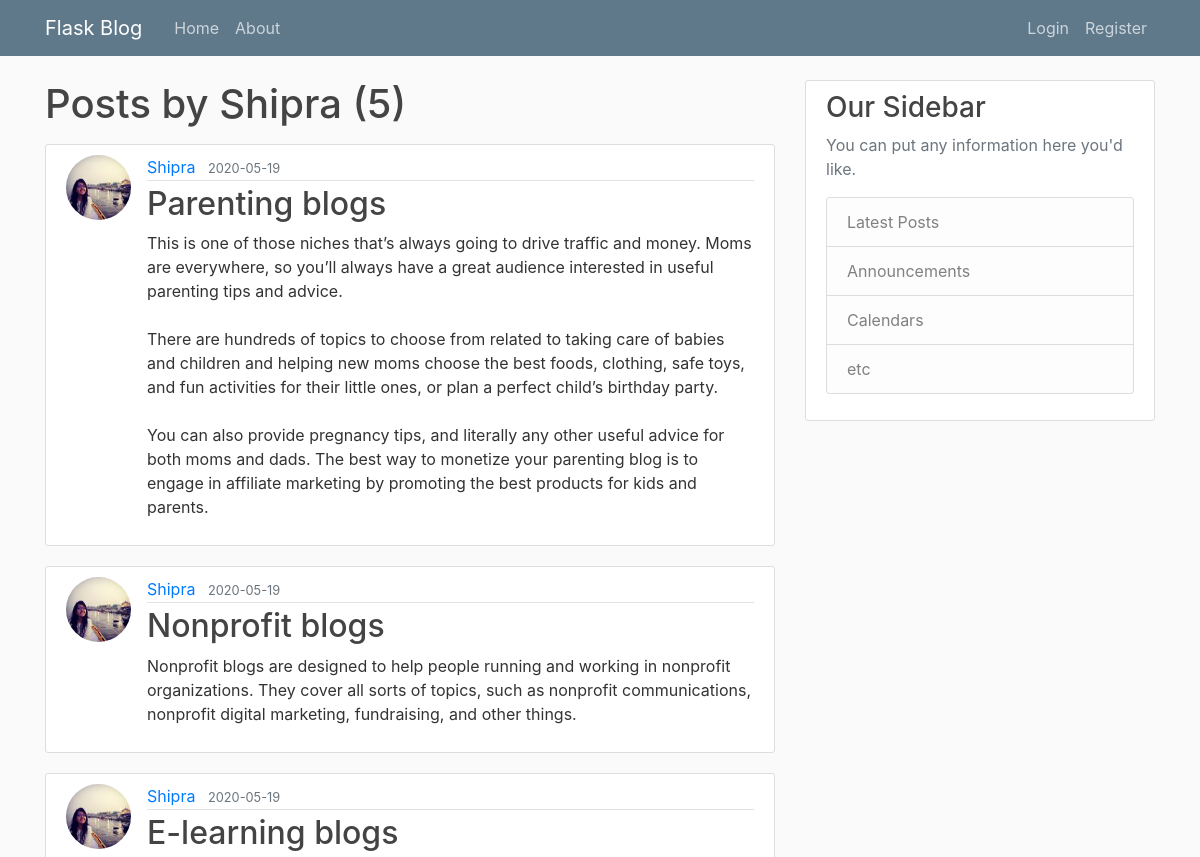
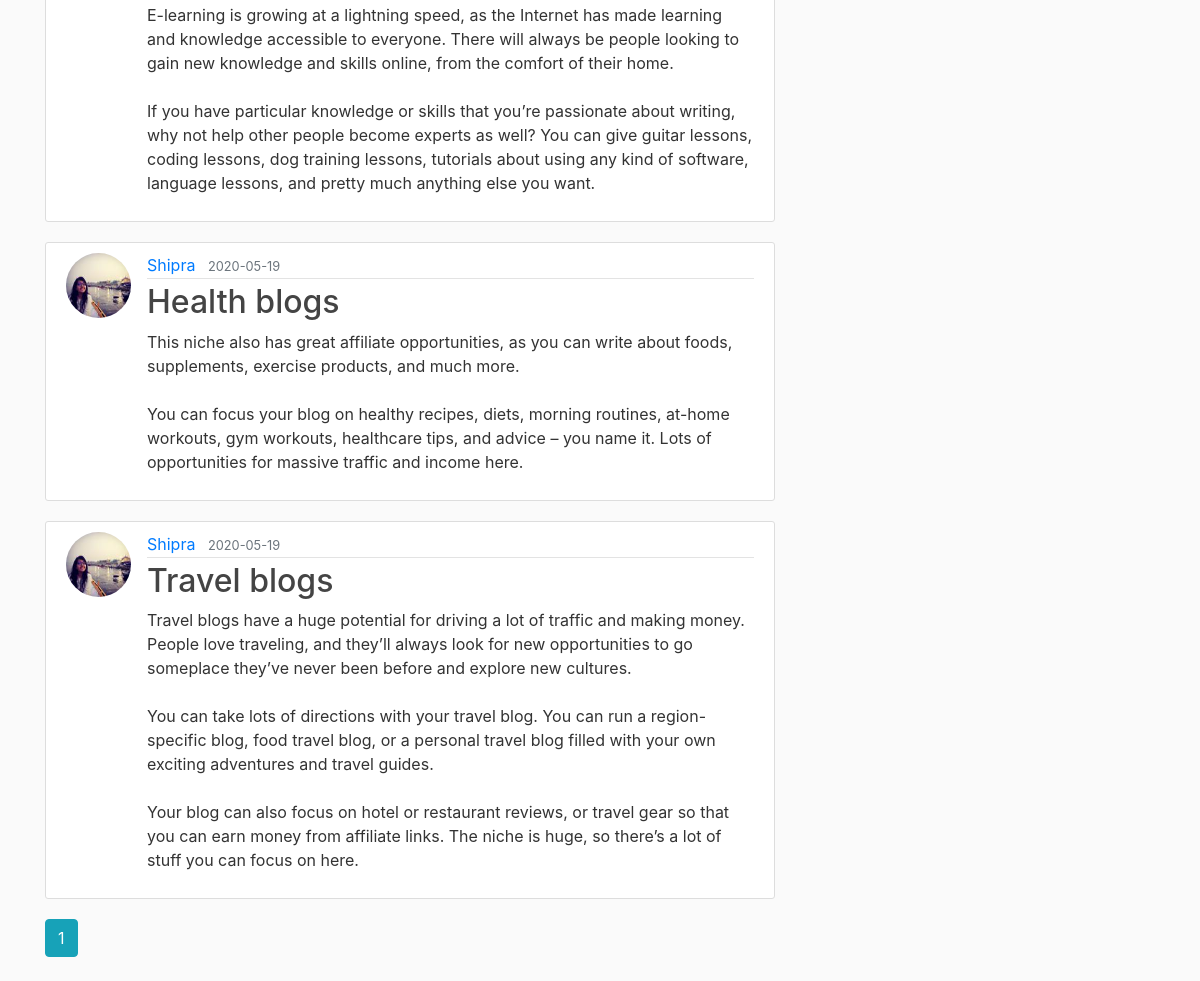
Screenshot of /user/Shipra with the database file from the repository (2 pictures, top to bottom).
### flaskblog/models.py (models this page shows, shortened)
class User(db.Model, UserMixin):
    id = db.Column(db.Integer, primary_key=True)
    username = db.Column(db.String(20), unique=True, nullable=False)
    email = db.Column(db.String(120), unique=True, nullable=False)
    image_file = db.Column(db.String(20), nullable=False, default='default.jpg')
    password = db.Column(db.String(60), nullable=False)
    posts = db.relationship('Post', backref='author', lazy=True)

class Post(db.Model):
    id = db.Column(db.Integer, primary_key=True)
    title = db.Column(db.String(100), nullable=False)
    date_posted = db.Column(db.DateTime, nullable=False, default=datetime.utcnow)
    content = db.Column(db.Text, nullable=False)
    user_id = db.Column(db.Integer, db.ForeignKey('user.id'), nullable=False)

### flaskblog/users/routes.py (the view)
@users.route("/user/<string:username>")
def user_posts(username):
    page = request.args.get('page', 1, type=int) #page number
    user = User.query.filter_by(username=username).first_or_404()
    posts = Post.query.filter_by(author=user)\
        .order_by(Post.date_posted.desc())\
        .paginate(page=page, per_page=5)
    return render_template("user_posts.html",posts=posts, user=user)

### flaskblog/templates/user_posts.html
{% extends "layout.html" %}
{% block content %}
    <h1 class="mb-3">Posts by {{ user.username }} ({{ posts.total }})</h1>
    {% for post in posts.items %}
        <article class="media content-section">
          <img class="rounded-circle article-img" src="{{ url_for('static', filename='profile_pics/' + post.author.image_file) }}">
          <div class="media-body">
            <div class="article-metadata">
              <a class="mr-2" href="{{ url_for('users.user_posts', username=post.author.username) }}">{{ post.author.username }}</a>
              <small class="text-muted">{{ post.date_posted.strftime('%Y-%m-%d') }}</small>
            </div>
            <h2><a class="article-title" href="{{ url_for('posts.post', post_id=post.id) }}">{{ post.title }}</a></h2>
            <p class="article-content">{{ post.content }}</p>
          </div>
        </article>
    {% endfor %}
    {% for page_num in posts.iter_pages(left_edge=1, right_edge=1, left_current=1, right_current=2) %}
      {% if page_num %}
        {% if posts.page == page_num %}
          <a class="btn btn-info mb-4" href="{{ url_for('users.user_posts', username=user.username, page=page_num) }}">{{ page_num }}</a>
        {% else %}
          <a class="btn btn-outline-info mb-4" href="{{ url_for('users.user_posts', username=user.username, page=page_num) }}">{{ page_num }}</a>
        {% endif %}
      {% else %}
        ...
      {% endif %}
    {% endfor %}
{% endblock content %}

### flaskblog/templates/layout.html (shortened to what this page needs)
<!DOCTYPE html>
<html>
<head>
    <link rel="stylesheet" href="https://maxcdn.bootstrapcdn.com/bootstrap/4.0.0/css/bootstrap.min.css">
    <link rel="stylesheet" type="text/css" href="{{ url_for('static', filename='main.css') }}">
</head>
<body>
    <header class="site-header">
      <nav class="navbar navbar-expand-md navbar-dark bg-steel fixed-top">
        <div class="container">
          <a class="navbar-brand mr-4" href="/">Flask Blog</a>
          <div class="collapse navbar-collapse" id="navbarToggle">
            <div class="navbar-nav mr-auto">
              <a class="nav-item nav-link" href="{{ url_for('main.home') }}">Home</a>
              <a class="nav-item nav-link" href="{{ url_for('main.about') }}">About</a>
            </div>
            <div class="navbar-nav">
              {% if current_user.is_authenticated %}
              <a class="nav-item nav-link" href="{{ url_for('posts.new_post') }}">New Post</a>
              <a class="nav-item nav-link" href="{{ url_for('users.account') }}">Account</a>
              <a class="nav-item nav-link" href="{{ url_for('users.logout') }}">Logout</a>
              {% else %}
                <a class="nav-item nav-link" href="{{ url_for('users.login') }}">Login</a>
                <a class="nav-item nav-link" href="{{ url_for('users.register') }}">Register</a>
              {% endif %}
            </div>
          </div>
        </div>
      </nav>
    </header>
    <main role="main" class="container">
      <div class="row">
        <div class="col-md-8">
          {% block content %}{% endblock %}
        </div>
        <div class="col-md-4">
          <div class="content-section">
            <h3>Our Sidebar</h3>
            <p class='text-muted'>You can put any information here you'd like.
              <ul class="list-group">
                <li class="list-group-item list-group-item-light">Latest Posts</li>
                <li class="list-group-item list-group-item-light">Announcements</li>
                <li class="list-group-item list-group-item-light">Calendars</li>
                <li class="list-group-item list-group-item-light">etc</li>
              </ul>
            </p>
          </div>
        </div>
      </div>
    </main>
</body>
</html>

### flaskblog/static/main.css (style rules this page uses)
body { background: #fafafa; color: #333333; margin-top: 5rem; }
h1, h2, h3, h4, h5, h6 { color: #444444; }
.bg-steel { background-color: #5f788a; }
.site-header .navbar-nav .nav-link { color: #cbd5db; }
.content-section { background: #ffffff; padding: 10px 20px; border: 1px solid #dddddd; border-radius: 3px; margin-bottom: 20px; }
.article-title { color: #444444; }
.article-content { white-space: pre-line; }
.article-img { height: 65px; width: 65px; margin-right: 16px; }
.article-metadata { padding-bottom: 1px; margin-bottom: 4px; border-bottom: 1px solid #e3e3e3 }

### rows the page displays
User: username "Shipra"
Post: image_file (picture), author.username "Shipra", date_posted "2020-05-19", title "Parenting blogs", content "This is one of those niches that’s always going to drive traffic and money. Moms are everywhere, so you’ll always have a great audience interested in useful parenting tips and advice. There are hundreds of topics to choose from related to taking care of babies and children and helping new moms choose the best foods, clothing, safe toys, and fun activities for their little ones, or plan a perfect child’s birthday party. You can also provide pregnancy tips, and literally any other useful advice for both moms and dads. The best way to monetize your parenting blog is to engage in affiliate marketing by promoting the best products for kids and parents."
Post: image_file (picture), author.username "Shipra", date_posted "2020-05-19", title "Nonprofit blogs", content "Nonprofit blogs are designed to help people running and working in nonprofit organizations. They cover all sorts of topics, such as nonprofit communications, nonprofit digital marketing, fundraising, and other things."
Post: image_file (picture), author.username "Shipra", date_posted "2020-05-19", title "E-learning blogs", content "E-learning is growing at a lightning speed, as the Internet has made learning and knowledge accessible to everyone. There will always be people looking to gain new knowledge and skills online, from the comfort of their home. If you have particular knowledge or skills that you’re passionate about writing, why not help other people become experts as well? You can give guitar lessons, coding lessons, dog training lessons, tutorials about using any kind of software, language lessons, and pretty much anything else you want."
Post: image_file (picture), author.username "Shipra", date_posted "2020-05-19", title "Health blogs", content "This niche also has great affiliate opportunities, as you can write about foods, supplements, exercise products, and much more. You can focus your blog on healthy recipes, diets, morning routines, at-home workouts, gym workouts, healthcare tips, and advice – you name it. Lots of opportunities for massive traffic and income here."
Post: image_file (picture), author.username "Shipra", date_posted "2020-05-19", title "Travel blogs", content "Travel blogs have a huge potential for driving a lot of traffic and making money. People love traveling, and they’ll always look for new opportunities to go someplace they’ve never been before and explore new cultures. You can take lots of directions with your travel blog. You can run a region-specific blog, food travel blog, or a personal travel blog filled with your own exciting adventures and travel guides. Your blog can also focus on hotel or restaurant reviews, or travel gear so that you can earn money from affiliate links. The niche is huge, so there’s a lot of stuff you can focus on here."

### other values shown
{{ posts.total }} "5"
{{ page_num }} "1"
